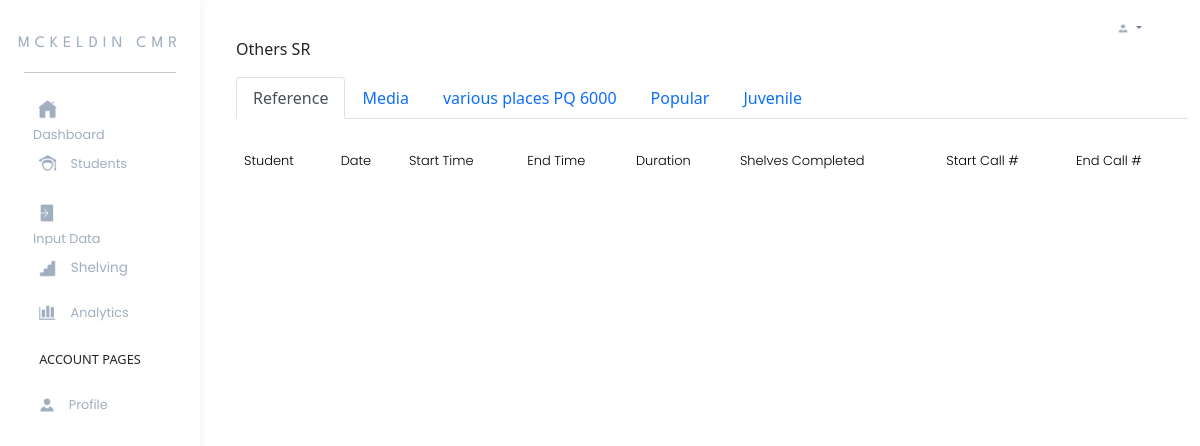
The app's page /supervisor-shelving-floor/6.html with its own data.
### models.py (models this page shows, shortened)
class Floor(db.Model):
    __tablename__ = 'FLOOR'
    floor_id = db.Column(db.Integer, primary_key=True)
    floor = db.Column(db.VARCHAR(100), nullable=False)

class Collections(db.Model):
    __tablename__ = 'COLLECTIONS'
    collection_id = db.Column(db.CHAR(5), primary_key=True)
    collection = db.Column(db.VARCHAR(20), nullable=False)
    floor_id = db.Column(db.Integer, db.ForeignKey('FLOOR.floor_id'))

### app.py (the view)
@app.route('/supervisor-shelving-floor/<int:floor_id>.html')
def show_floor_shelfreading_data(floor_id):
    floor = Floor.query.get(floor_id)  # Fetch the floor with the given floor_id
    collections = Collections.query.filter_by(floor_id=floor_id).all()
    shelfreadings = ShelfReading.query.filter_by(floor_id=floor_id).join(Student).join(Collections).all()
    return render_template('supervisor-shelving-floor/1.html',
                           collections=collections,
                           shelfreadings=shelfreadings,
                           floor=floor)  # Pass the specific floor object

### template/supervisor-shelving-floor/1.html (shortened to what this page needs)
{% extends 'supervisor-navbar-base.html' %}
{% block child_content %}
<p>{{ floor.floor }}</p>
{% endblock %}
{% block page_content %}
<div class="container">
    <ul class="nav nav-tabs" id="floorTabs" role="tablist">
        {% for collection in collections %}
            <li class="nav-item" role="presentation">
                <a class="nav-link {% if loop.first %}active{% endif %}" id="collection-{{ collection.collection_id }}-tab" data-bs-toggle="tab" href="#collection-{{ collection.collection_id }}" role="tab" aria-controls="collection-{{ collection.collection_id }}" aria-selected="true">
                    {{ collection.collection }}
                </a>
            </li>
        {% endfor %}
    </ul>
    <div class="tab-content" id="floorTabsContent">
        {% for collection in collections %}
            <div class="tab-pane fade {% if loop.first %}show active{% endif %}" id="collection-{{ collection.collection_id }}" role="tabpanel" aria-labelledby="collection-{{ collection.collection_id }}-tab">
                <table class="table mt-4 table-hover mytable">
                    <thead>
                        <tr class="floor_tr">
                            <th scope="col">Student</th>
                            <th class="floor_data" scope="col">Date</th>
                            <th class="floor_data" scope="col">Start Time</th>
                            <th class="floor_data" scope="col">End Time</th>
                            <th class="floor_data" scope="col">Duration</th>
                            <th class="floor_data" scope="col">Shelves Completed</th>
                            <th class="floor_data" scope="col">Start Call #</th>
                            <th class="floor_data" scope="col">End Call #</th>
                        </tr>
                    </thead>
                </table>
            </div>
        {% endfor %}
    </div>
</div>
{% endblock %}

### static/css/supervisor.css (style rules this page uses)
a { color: #A0AEC0; text-decoration: none; vertical-align: middle; }
tbody, td, tfoot, thead, tr { border-style: none; color: #A0AEC0; font-family: 'Poppins'; font-size: 90%; }
th { border: none; color: black; font-weight: 300; }

### records on screen
Floor: floor "Others SR"
Collections: collection "Reference"
Collections: collection "Media"
Collections: collection "various places PQ 6000"
Collections: collection "Popular"
Collections: collection "Juvenile"
